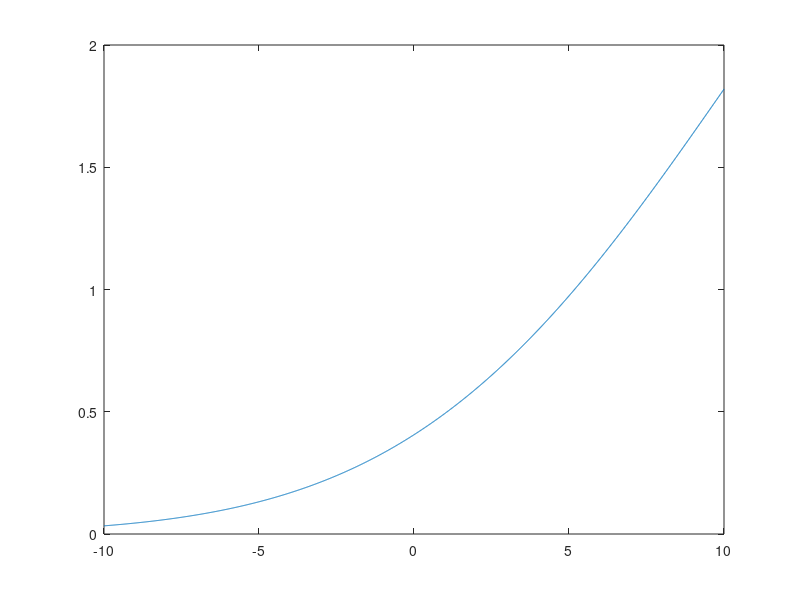

This figure's MATLAB source:
clear all; close all; clc;
 
%krzywa gaussowska
t=-10:0.01:10;
amp=3;
sr=20;
odchy=0.1;
x=amp*exp(-((t-sr).^2)/2*odchy.*odchy)
ylim([-20,20])
plot(t,x)
